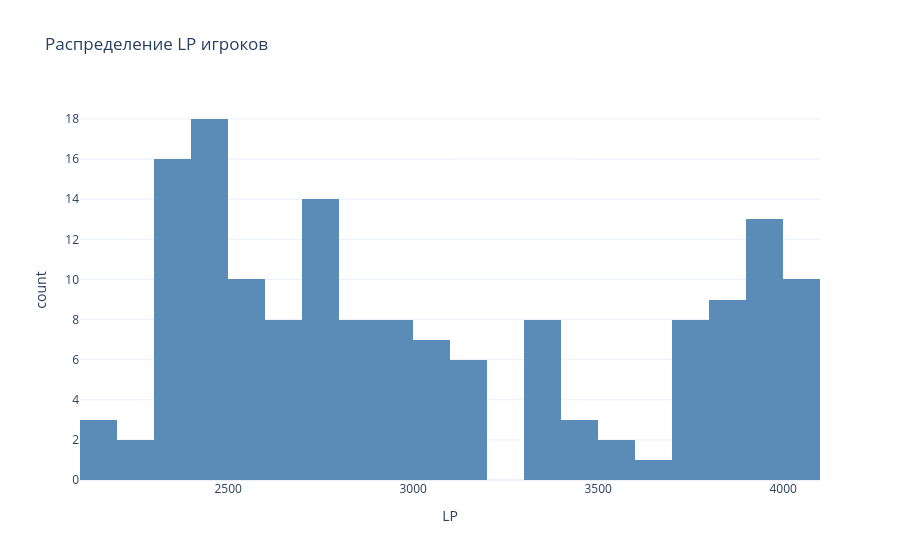

Notebook cell for this chart:
### Markdown cell above
Создадим гистограмму распределения LP

### Code cell
# Строим гистограмму распределния LP
lp_spread_fig = px.histogram(
    final_df,
    x="leaguePoints",
    title="Распределение LP игроков",
    labels={"leaguePoints": "LP", "count": "Количество игроков"},
    nbins=20,
    color_discrete_sequence=["#5B8CB8"]  # один цвет
)
lp_spread_fig.update_layout(template="plotly_white")

### Figure 1 — Plotly figure (JSON) as saved in the notebook; plotly's stock layout.template omitted (floating-point values rounded to 4 significant figures; data arrays with more than 128 entries replaced by an {"elided": "..."} marker saying what was removed)
{"data": [{"bingroup": "x", "hovertemplate": "LP=%{x}<br>count=%{y}<extra></extra>", "legendgroup": "", "marker": {"color": "#5B8CB8", "pattern": {"shape": ""}}, "name": "", "nbinsx": 20, "orientation": "v", "showlegend": false, "type": "histogram", "x": {"elided": "250 float values"}, "xaxis": "x", "yaxis": "y"}], "layout": {"barmode": "relative", "legend": {"tracegroupgap": 0}, "title": {"text": "Распределение LP игроков"}, "xaxis": {"anchor": "y", "domain": [0, 1], "title": {"text": "LP"}}, "yaxis": {"anchor": "x", "domain": [0, 1], "title": {"text": "count"}}}}
